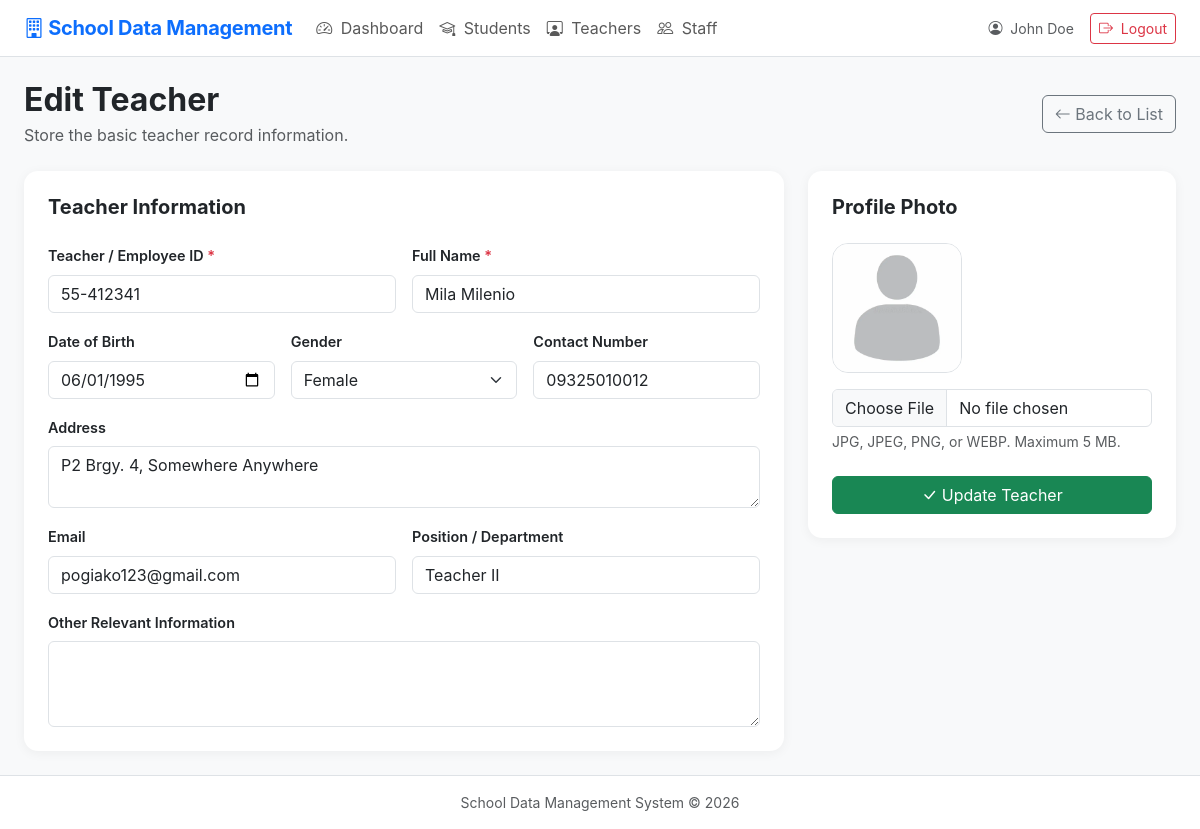
/teacher_form.php?id=1 (signed in), run on the app's committed database.
### tables this page shows
CREATE TABLE `teachers` (
  `id` int(10) UNSIGNED NOT NULL,
  `user_id` int(10) UNSIGNED DEFAULT NULL,
  `employee_id` varchar(50) NOT NULL,
  `photo` varchar(255) DEFAULT NULL,
  `full_name` varchar(150) NOT NULL,
  `date_of_birth` date DEFAULT NULL,
  `gender` varchar(30) DEFAULT NULL,
  `address` text DEFAULT NULL,
  `contact_number` varchar(50) DEFAULT NULL,
  `email` varchar(150) DEFAULT NULL,
  `position_department` varchar(150) DEFAULT NULL,
  `other_info` text DEFAULT NULL,
  `created_at` timestamp NOT NULL DEFAULT current_timestamp(),
  `updated_at` timestamp NOT NULL DEFAULT current_timestamp() ON UPDATE current_timestamp(),
  `plantilla_no` varchar(50) DEFAULT NULL,
  `first_day_of_service` date DEFAULT NULL,
  `current_latest_appointment` varchar(255) DEFAULT NULL,
  `deped_email` varchar(150) DEFAULT NULL,
  `personal_email` varchar(150) DEFAULT NULL,
  `degree_finished` varchar(255) DEFAULT NULL,
  `specialization_prc_eligibility` varchar(255) DEFAULT NULL,
  `tin_no` varchar(30) DEFAULT NULL,
  `birthdate` date DEFAULT NULL
);

### config.php (called while the page is built, shortened)
<?php
function e($value) {
    return htmlspecialchars((string)$value, ENT_QUOTES, 'UTF-8');
}
?>

### teacher_form.php (the view, shortened to what this page needs)
<?php
require_once __DIR__ . '/config.php';
$id = (int) ($_GET['id'] ?? 0);
$isEdit = $id > 0;
$record = [];
if ($isEdit) {
    $stmt = $pdo->prepare("
        SELECT *
        FROM teachers
        WHERE id = ?
    ");
    $stmt->execute([$id]);
    $record = $stmt->fetch();
}
?>
<?php include 'header.php'; ?>
<div class="d-flex flex-wrap justify-content-between align-items-center gap-2 mb-4">
    <div>
        <h2 class="fw-bold mb-1">
            <?= $isEdit ? 'Edit Teacher' : 'Add Teacher' ?>
        </h2>
        <p class="text-muted mb-0">
            Store the basic teacher record information.
        </p>
    </div>
    <a
        href="teachers.php"
        class="btn btn-outline-secondary"
    >
        <i class="bi bi-arrow-left"></i>
        Back to List
    </a>
</div>
<form
    method="POST"
    enctype="multipart/form-data"
>
    <div class="row g-4">
        <div class="col-lg-8">
            <div class="card p-4">
                <h5 class="fw-bold mb-4">
                    Teacher Information
                </h5>
                <div class="row g-3">
                    <div class="col-md-6">
                        <label class="form-label">
                            Teacher / Employee ID
                            <span class="text-danger">*</span>
                        </label>
                        <input
                            type="text"
                            name="employee_id"
                            class="form-control"
                            value="<?= e($record['employee_id'] ?? '') ?>"
                            required
                        >
                    </div>
                    <div class="col-md-6">
                        <label class="form-label">
                            Full Name
                            <span class="text-danger">*</span>
                        </label>
                        <input
                            type="text"
                            name="full_name"
                            class="form-control"
                            value="<?= e($record['full_name'] ?? '') ?>"
                            required
                        >
                    </div>
                    <div class="col-md-4">
                        <label class="form-label">
                            Date of Birth
                        </label>
                        <input
                            type="date"
                            name="date_of_birth"
                            class="form-control"
                            value="<?= e($record['date_of_birth'] ?? '') ?>"
                        >
                    </div>
                    <div class="col-md-4">
                        <label class="form-label">
                            Gender
                        </label>
                        <select
                            name="gender"
                            class="form-select"
                        >
                            <?php foreach (['Male', 'Female', 'Other'] as $gender): ?>
                                <option
                                    value="<?= e($gender) ?>"
                                    <?= (($record['gender'] ?? '') === $gender) ? 'selected' : '' ?>
                                >
                                    <?= e($gender) ?>
                                </option>
                            <?php endforeach; ?>
                        </select>
                    </div>
                    <div class="col-md-4">
                        <label class="form-label">
                            Contact Number
                        </label>
                        <input
                            type="text"
                            name="contact_number"
                            class="form-control"
                            value="<?= e($record['contact_number'] ?? '') ?>"
                        >
                    </div>
                    <div class="col-12">
                        <label class="form-label">
                            Address
                        </label>
                        <textarea
                            name="address"
                            class="form-control"
                            rows="2"
                        ><?= e($record['address'] ?? '') ?></textarea>
                    </div>
                    <div class="col-md-6">
                        <label class="form-label">
                            Email
                        </label>
                        <input
                            type="email"
                            name="email"
                            class="form-control"
                            value="<?= e($record['email'] ?? '') ?>"
                        >
                    </div>
                    <div class="col-md-6">
                        <label class="form-label">
                            Position / Department
                        </label>
                        <input
                            type="text"
                            name="position_department"
                            class="form-control"
                            value="<?= e($record['position_department'] ?? '') ?>"
                        >
                    </div>
                    <div class="col-12">
                        <label class="form-label">
                            Other Relevant Information
                        </label>
                        <textarea
                            name="other_info"
                            class="form-control"
                            rows="3"
                        ><?= e($record['other_info'] ?? '') ?></textarea>
                    </div>
                </div>
            </div>
        </div>
        <div class="col-lg-4">
            <div class="card p-4">
                <h5 class="fw-bold mb-4">
                    Profile Photo
                </h5>
                <?php if (!empty($record['photo'])): ?>
                    <img
                        src="<?= e($record['photo']) ?>"
                        alt="Teacher Photo"
                        class="profile-photo mb-3 d-block"
                    >
                <?php endif; ?>
                <input
                    type="file"
                    name="photo"
                    class="form-control"
                    accept=".jpg,.jpeg,.png,.webp"
                >
                <div class="form-text">
                    JPG, JPEG, PNG, or WEBP. Maximum 5 MB.
                </div>
                <button
                    type="submit"
                    class="btn btn-success w-100 mt-4"
                >
                    <i class="bi bi-check-lg"></i>
                    <?= $isEdit ? 'Update Teacher' : 'Save Teacher' ?>
                </button>
            </div>
        </div>
    </div>
</form>
<?php include 'footer.php'; ?>

### assets/style.css (style rules this page uses)
body { font-family: Inter, system-ui, -apple-system, "Segoe UI", sans-serif; }
.card { border: 0; border-radius: 14px; box-shadow: 0 2px 12px rgba(0,0,0,.05); }
.profile-photo { width: 130px; height: 130px; object-fit: cover; border-radius: 16px; border: 1px solid #dee2e6; }
.form-label { font-weight: 600; font-size: .9rem; }

### assets/navigation.css (style rules this page uses)
html, body { min-height: 100%; }
body { display: flex; flex-direction: column; min-height: 100vh; }

### data on the page
teachers: employee_id "55-412341", full_name "Mila Milenio", date_of_birth "06/01/1995", contact_number "09325010012", address "P2 Brgy. 4, Somewhere Anywhere", email "pogiako123@gmail.com", position_department "Teacher II", photo (picture)

### other printed values
$_SESSION['full_name'] "John Doe"
form field gender "Female"
